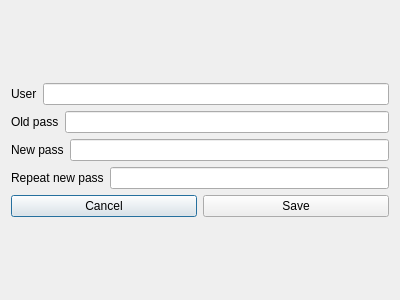
<?xml version="1.0" encoding="UTF-8"?>
<ui version="4.0">
 <class>FormChangePassword</class>
 <widget class="QDialog" name="FormChangePassword">
  <property name="geometry">
   <rect>
    <x>0</x>
    <y>0</y>
    <width>400</width>
    <height>300</height>
   </rect>
  </property>
  <property name="windowTitle">
   <string>Dialog</string>
  </property>
  <layout class="QVBoxLayout" name="verticalLayout_2">
   <item>
    <layout class="QVBoxLayout" name="verticalLayout">
     <item>
      <layout class="QHBoxLayout" name="horizontalLayout">
       <item>
        <widget class="QLabel" name="label">
         <property name="text">
          <string>User</string>
         </property>
        </widget>
       </item>
       <item>
        <widget class="QLineEdit" name="lineEdit_user"/>
       </item>
      </layout>
     </item>
     <item>
      <layout class="QHBoxLayout" name="horizontalLayout_2">
       <item>
        <widget class="QLabel" name="label_2">
         <property name="text">
          <string>Old pass</string>
         </property>
        </widget>
       </item>
       <item>
        <widget class="QLineEdit" name="lineEdit_oldPass">
         <property name="echoMode">
          <enum>QLineEdit::Password</enum>
         </property>
        </widget>
       </item>
      </layout>
     </item>
     <item>
      <layout class="QHBoxLayout" name="horizontalLayout_3">
       <item>
        <widget class="QLabel" name="label_3">
         <property name="text">
          <string>New pass</string>
         </property>
        </widget>
       </item>
       <item>
        <widget class="QLineEdit" name="lineEdit_newPass">
         <property name="echoMode">
          <enum>QLineEdit::Password</enum>
         </property>
        </widget>
       </item>
      </layout>
     </item>
     <item>
      <layout class="QHBoxLayout" name="horizontalLayout_4">
       <item>
        <widget class="QLabel" name="label_4">
         <property name="text">
          <string>Repeat new pass</string>
         </property>
        </widget>
       </item>
       <item>
        <widget class="QLineEdit" name="lineEdit_repeatedNewPass">
         <property name="echoMode">
          <enum>QLineEdit::Password</enum>
         </property>
        </widget>
       </item>
      </layout>
     </item>
     <item>
      <layout class="QHBoxLayout" name="horizontalLayout_5">
       <item>
        <widget class="QPushButton" name="pushButton_cancel">
         <property name="text">
          <string>Cancel</string>
         </property>
        </widget>
       </item>
       <item>
        <widget class="QPushButton" name="pushButton_save">
         <property name="text">
          <string>Save</string>
         </property>
        </widget>
       </item>
      </layout>
     </item>
    </layout>
   </item>
  </layout>
 </widget>
 <resources/>
 <connections/>
</ui>
